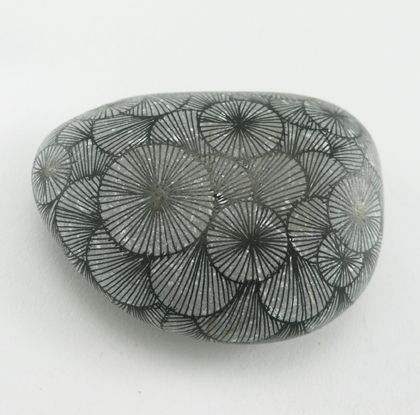
%> input picture ComputerVision/HW3/Rock1.jpg, 420 x 415 px
$ octave CV_431_HW3_Part1Rock.m   (GNU Octave 9; MATLAB toolbox functions it lacks are replaced by stand-ins)
%> lines starting %> are read from the running program, lines starting %| are printed output that depends on the picture; in (x1, y1, x2, y2) boxes, pixels count from 0 and x2, y2 are one past the last pixel; in counts of white or black regions, pixels touching at a corner belong together; the program's own positions count from 1
I = imread('Rock1.jpg');
%> I is the input picture: size 415x420x3 uint8; mean R, G, B 177.2, 180.4, 176.2
I = rgb2gray(I);
%> I: size 415x420 uint8
I = im2double(I);
%> I: size 415x420 double
%figure;

subplot(2, 3, 1), imshow(I), title('Original')

filter = fspecial('prewitt');
Ip = imfilter(I, filter);
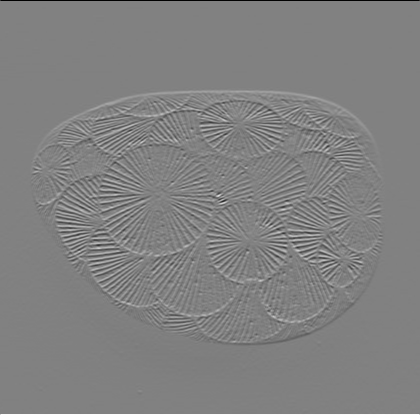
%> Ip: size 415x420 double; min -2.82, max 2.75, mean 0.000231; drawn with min black and max white
subplot(2, 3, 2), imshow(Ip), title('Prewitt Filter')
%> after `imshow(Ip)`:
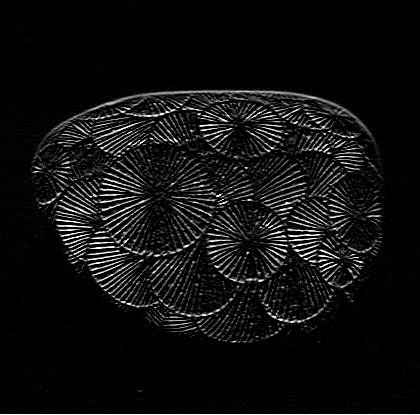
%> displayed picture: size 415x420, on the screen's scale of 0 to 255; min 0, max 255, mean 15.8

filter = fspecial('sobel');
Is = imfilter(I, filter);
subplot(2, 3, 3), imshow(Is), title('Sobel Filter')
%> after `imshow(Is)`:
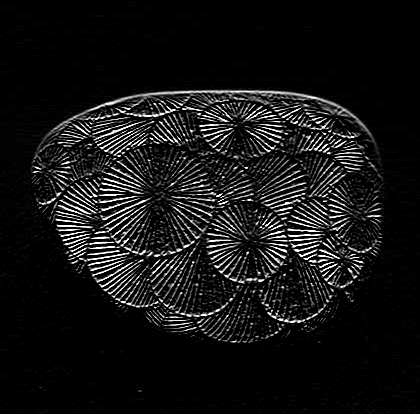
%> displayed picture: size 415x420, on the screen's scale of 0 to 255; min 0, max 255, mean 21.3

Ic = edge(I, 'canny', [0.1 0.15], 1.55);
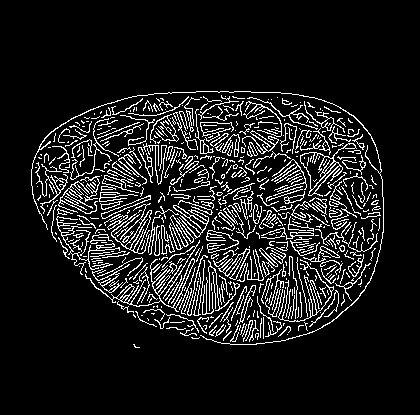
%> Ic: size 415x420 logical; 10.8% white in thin lines or dots, all inside (x1, y1, x2, y2) = (31, 91, 384, 348)
subplot(2, 3, 4), imshow(Ic), title('Canny Filter (0.1, 0.15, 1.55)')

Il = edge(I, 'log', 0.06, 1);
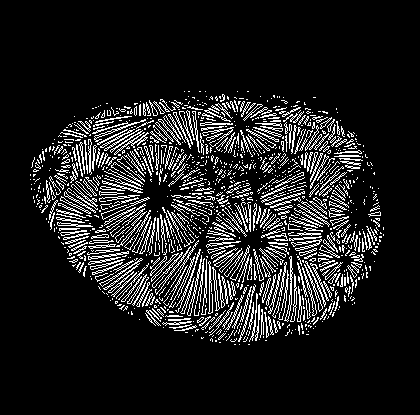
%> Il: size 415x420 logical; 12% white in thin lines or dots, all inside (x1, y1, x2, y2) = (30, 91, 384, 345)
subplot(2, 3, 5), imshow(Il), title('LoG Filter (0.06, 1)')

$ run again, with ComputerVision/HW3/BlackAndWhiteBird.jpg copied over ComputerVision/HW3/Rock1.jpg
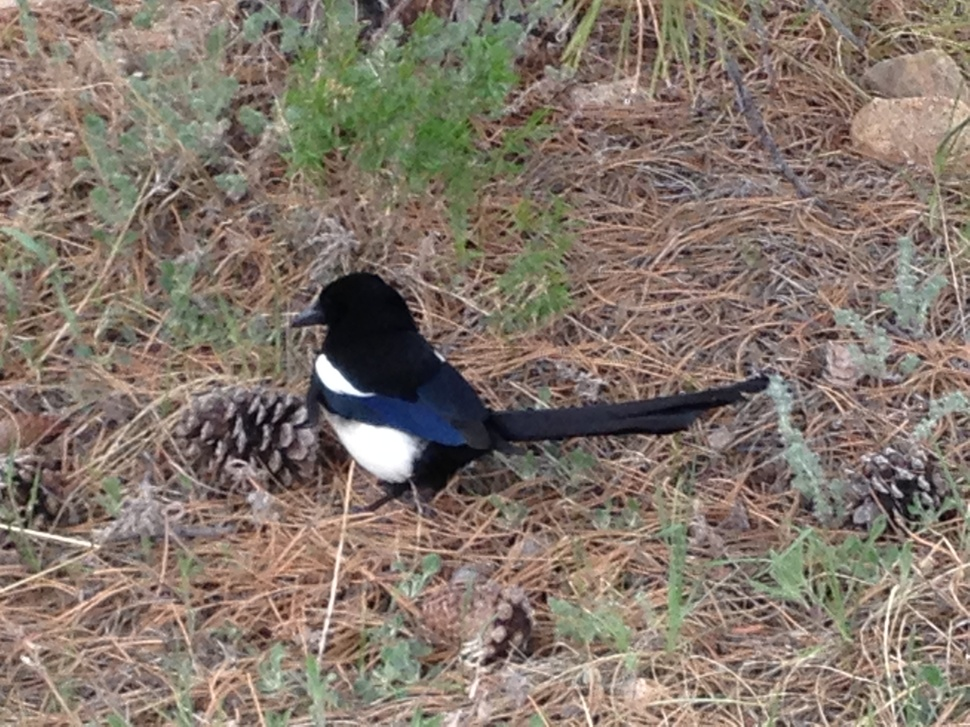
%> input picture ComputerVision/HW3/BlackAndWhiteBird.jpg, 970 x 727 px, shrunk from 3264 x 2448 before the run
%> I is the input picture: size 727x970x3 uint8; mean R, G, B 131.4, 118.2, 107
%> `Ic = edge(I, 'canny', [0.1 0.15], 1.55);`:
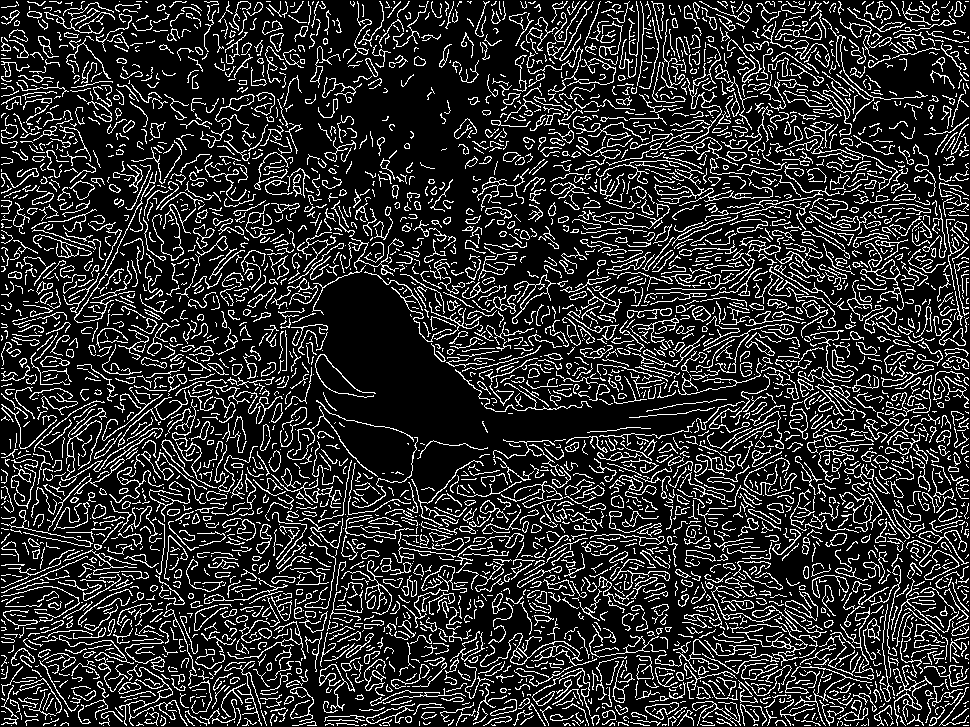
%> Ic: size 727x970 logical; 17.8% white in thin lines or dots
%> `Il = edge(I, 'log', 0.06, 1);`:
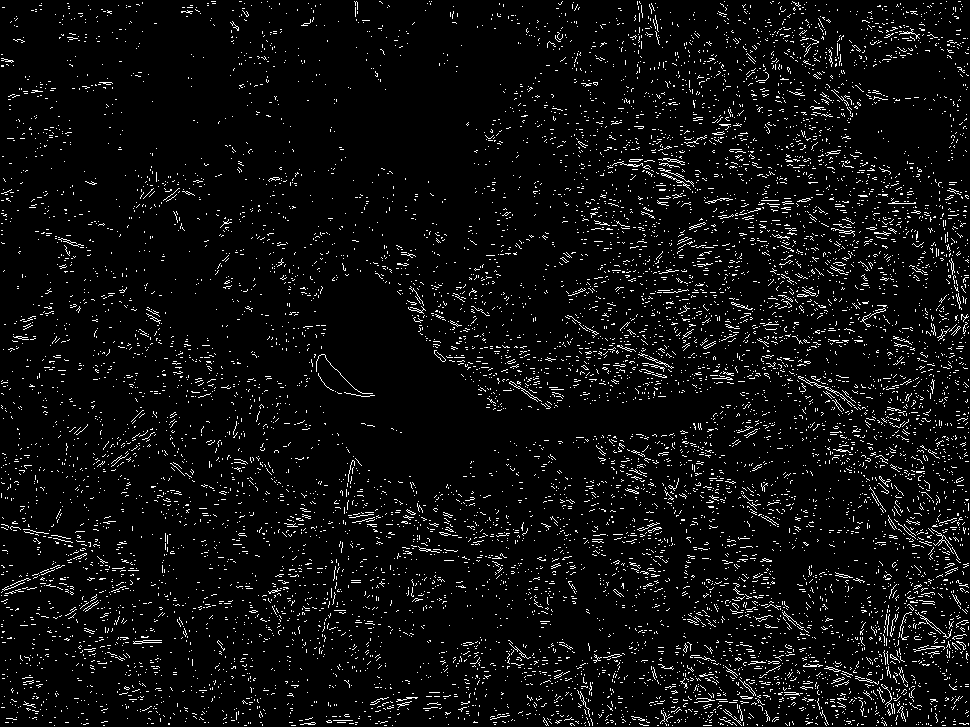
%> Il: size 727x970 logical; 5.2% white in thin lines or dots

$ run again, with ComputerVision/HW3/Cardinal1.jpg copied over ComputerVision/HW3/Rock1.jpg
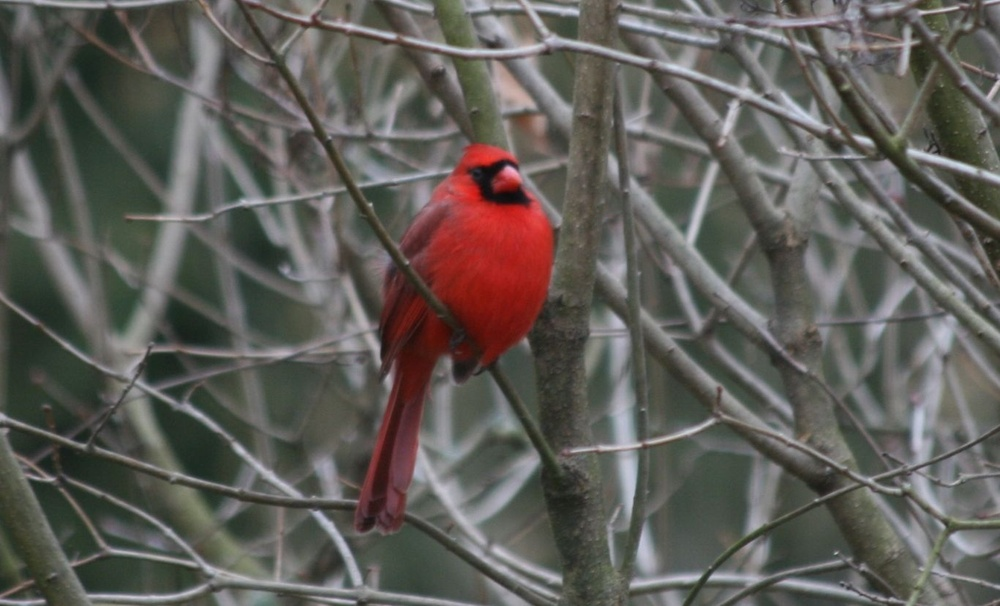
%> input picture ComputerVision/HW3/Cardinal1.jpg, 1000 x 606 px, shrunk from 1367 x 829 before the run
%> I is the input picture: size 606x1000x3 uint8; mean R, G, B 95.7, 93.1, 88
%> `Ic = edge(I, 'canny', [0.1 0.15], 1.55);`:
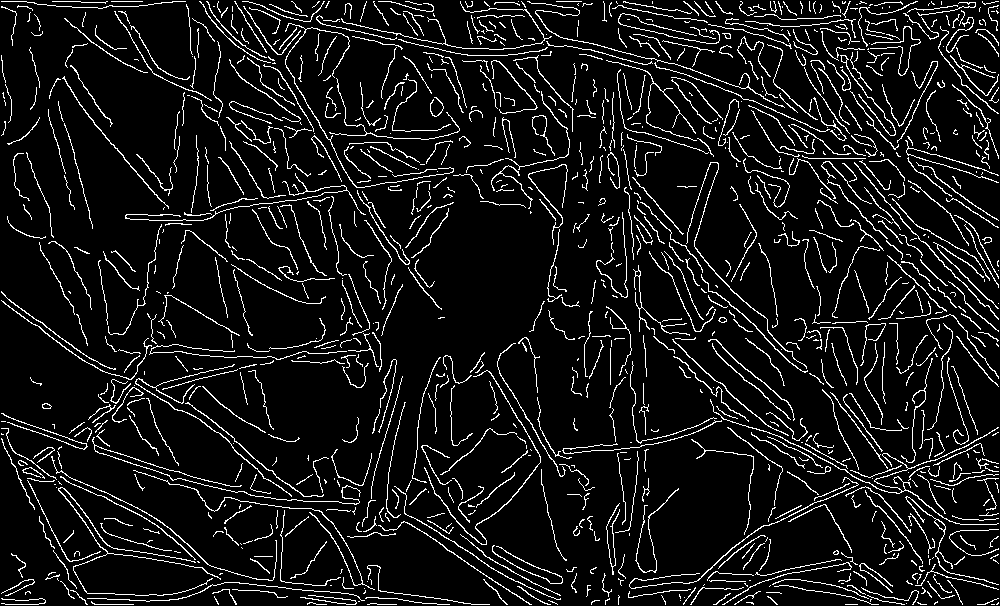
%> Ic: size 606x1000 logical; 8.6% white in thin lines or dots
%> `Il = edge(I, 'log', 0.06, 1);`:
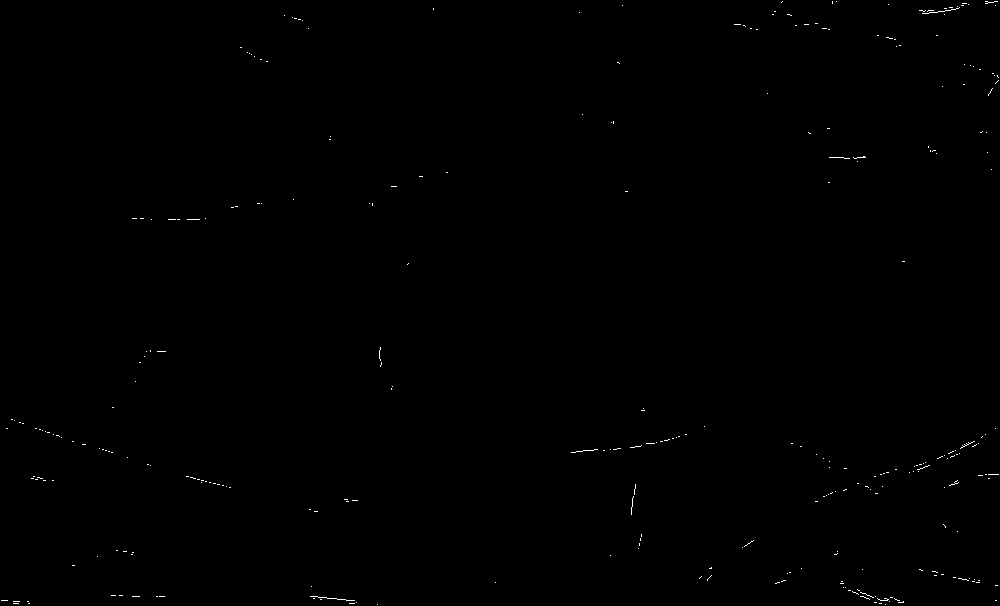
%> Il: size 606x1000 logical; 0.18% white in thin lines or dots

$ run again, with ComputerVision/HW3/DinosaurPrint.jpg copied over ComputerVision/HW3/Rock1.jpg
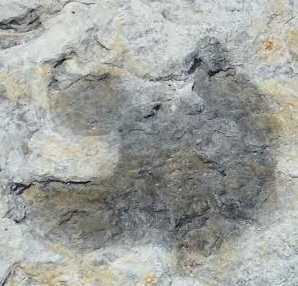
%> input picture ComputerVision/HW3/DinosaurPrint.jpg, 298 x 286 px
%> I is the input picture: size 286x298x3 uint8; mean R, G, B 159, 161.7, 157.2
%> `Ic = edge(I, 'canny', [0.1 0.15], 1.55);`:
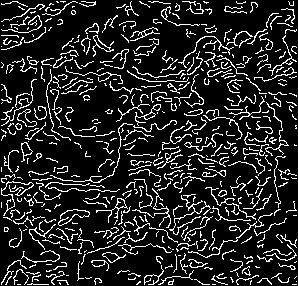
%> Ic: size 286x298 logical; 14.4% white in thin lines or dots
%> `Il = edge(I, 'log', 0.06, 1);`:
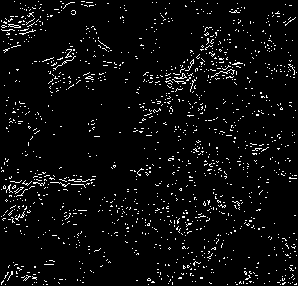
%> Il: size 286x298 logical; 4.6% white in thin lines or dots
